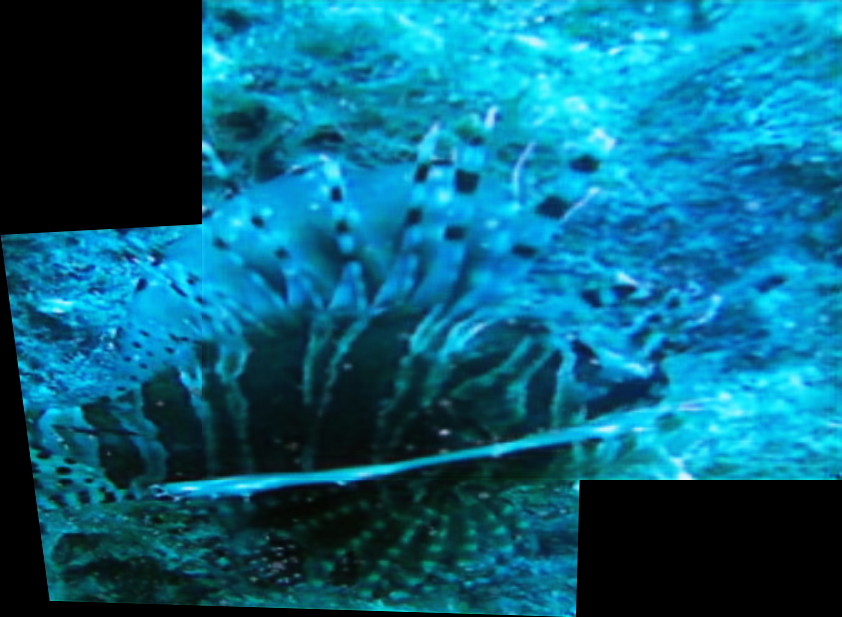
#> input picture data/stitched/1012939341_stitched.png, 842 x 617 px
$ python -i metrics.py   (imports and definitions only)   (older library calls are emulated)
#> lines starting #> are read from the running program, lines starting #| are printed output that depends on the picture
#> further down, picture is the input picture: shape (617, 842, 3); mean B, G, R 127, 99.1, 9.4
"""
评估指标计算模块，包括PSNR, SSIM, CE, UIQM等
"""

import os
import cv2
import numpy as np
import tensorflow as tf
from skimage.metrics import structural_similarity as ssim
from scipy import ndimage


# [64 lines left out: functions compute_psnr, compute_ssim, not called in this run]


def compute_ce(img):
    """
    计算CE (对比度熵)，水下图像特有的质量指标

    参数:
        img: 输入图像 (numpy数组，取值范围0-255)

    返回:
        CE值 (越低越好)
    """
    # 确保图像类型为uint8
    if img.dtype != np.uint8:
        img = np.clip(img * 255.0 if img.max() <= 1.0 else img, 0, 255).astype(np.uint8)

    # 转换为灰度图
    if len(img.shape) == 3:
        img_gray = cv2.cvtColor(img, cv2.COLOR_BGR2GRAY)
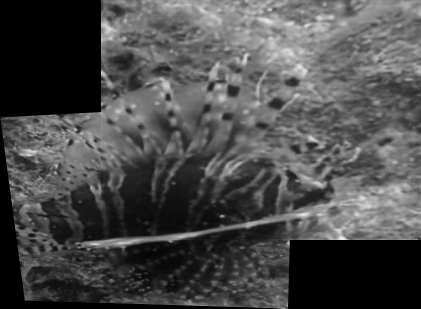
#> img_gray: shape (617, 842) (shown at 1/2 size); min 0, max 243, mean 75.5
    else:
        img_gray = img

    # 计算梯度
    sobel_x = cv2.Sobel(img_gray, cv2.CV_64F, 1, 0, ksize=3)
    sobel_y = cv2.Sobel(img_gray, cv2.CV_64F, 0, 1, ksize=3)
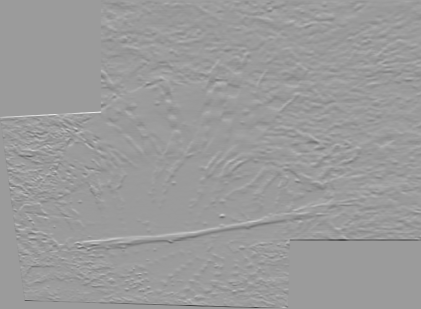
#> sobel_y: shape (617, 842) float64 (shown at 1/2 size); min -969, max 622, mean -1.2; drawn with min black and max white

    # 计算梯度幅值
    gradient_magnitude = np.sqrt(sobel_x ** 2 + sobel_y ** 2)
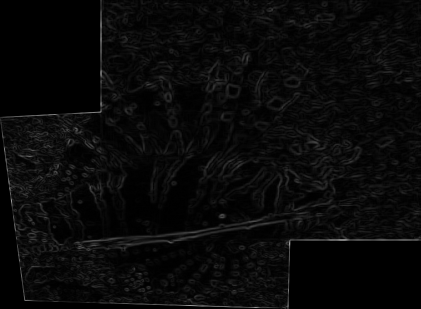
#> gradient_magnitude: shape (617, 842) float64 (shown at 1/2 size); min 0, max 969, mean 35.4; drawn with min black and max white

    # 将梯度幅值归一化到[0,1]
    if np.max(gradient_magnitude) > 0:
        gradient_magnitude = gradient_magnitude / np.max(gradient_magnitude)

    # 计算直方图
    hist, _ = np.histogram(gradient_magnitude, bins=256, range=(0, 1))
#> hist = 256 values, max 106445 at index 0, min 0 at index 179, mean 2029.4
    hist = hist / np.sum(hist)
#> hist = 256 values, max 0.205 at index 0, min 0 at index 179, mean 0.00391

    # 计算熵
    entropy = -np.sum(hist * np.log2(hist + 1e-10))
#> entropy = 4.57

    return entropy


def compute_uiqm(img):
    """
    计算UIQM (水下图像质量评价指标)

    参数:
        img: 输入图像 (numpy数组，取值范围0-255)

    返回:
        UIQM值 (越高越好)
    """
    # 确保图像类型为uint8
    if img.dtype != np.uint8:
        img = np.clip(img * 255.0 if img.max() <= 1.0 else img, 0, 255).astype(np.uint8)

    # 参数
    c1 = 0.0282
    c2 = 0.2953
    c3 = 3.5753

    # 转换为LAB颜色空间
    img_lab = cv2.cvtColor(img, cv2.COLOR_BGR2LAB)
#> img_lab: shape (617, 842, 3); mean of channels 0, 1, 2 96.6, 116.5, 107.2

    # 计算UICM (颜色丰富度)
    l, a, b = cv2.split(img_lab)
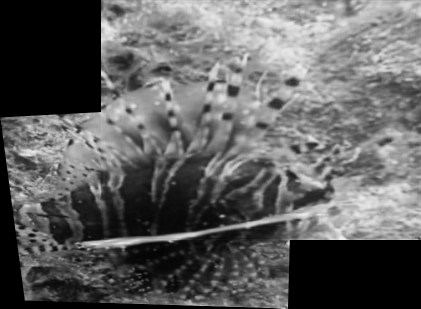
#> l: shape (617, 842) (shown at 1/2 size); min 0, max 246, mean 96.6
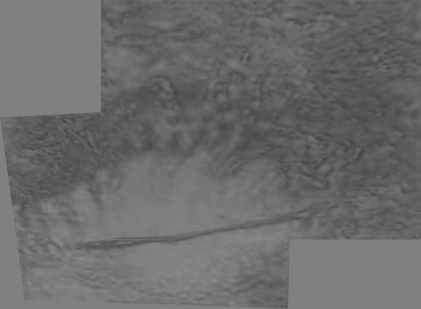
#> b: shape (617, 842) (shown at 1/2 size); min 66, max 139, mean 107.2
    a_mean, a_var = np.mean(a), np.var(a)
#> a_mean = 116.5; a_var = 118.1
    b_mean, b_var = np.mean(b), np.var(b)
#> b_mean = 107.2; b_var = 253.3
    a_kurt = np.mean(((a - a_mean) / np.sqrt(a_var + 1e-10)) ** 4) - 3
#> a_kurt = -0.484
    b_kurt = np.mean(((b - b_mean) / np.sqrt(b_var + 1e-10)) ** 4) - 3
#> b_kurt = -1.39
    uicm = -0.0268 * np.sqrt(a_var + b_var) + 0.1586 * np.sqrt(np.abs(a_kurt) + np.abs(b_kurt))
#> uicm = -0.3

    # 计算UISM (锐度)
    sobel_operator = np.array([[-1, 0, 1], [-2, 0, 2], [-1, 0, 1]])

    def compute_contrast(band):
        gx = ndimage.convolve(band.astype(np.float64), sobel_operator)
        gy = ndimage.convolve(band.astype(np.float64), sobel_operator.T)
        return np.sqrt(gx ** 2 + gy ** 2 + 1e-10)

    l_contrast = compute_contrast(l)
    a_contrast = compute_contrast(a)
    b_contrast = compute_contrast(b)
#> in compute_contrast (call 3), `gy = ndimage.convolve(band.astype(np.float64), sobel_operator.T)`:
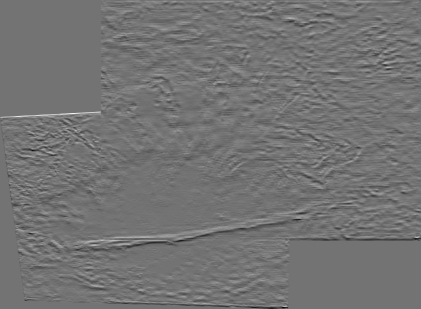
#> gy: shape (617, 842) float64 (shown at 1/2 size); min -125, max 150, mean -0.2; drawn with min black and max white
#> in compute_contrast (call 3), `return np.sqrt(gx ** 2 + gy ** 2 + 1e-10)`:
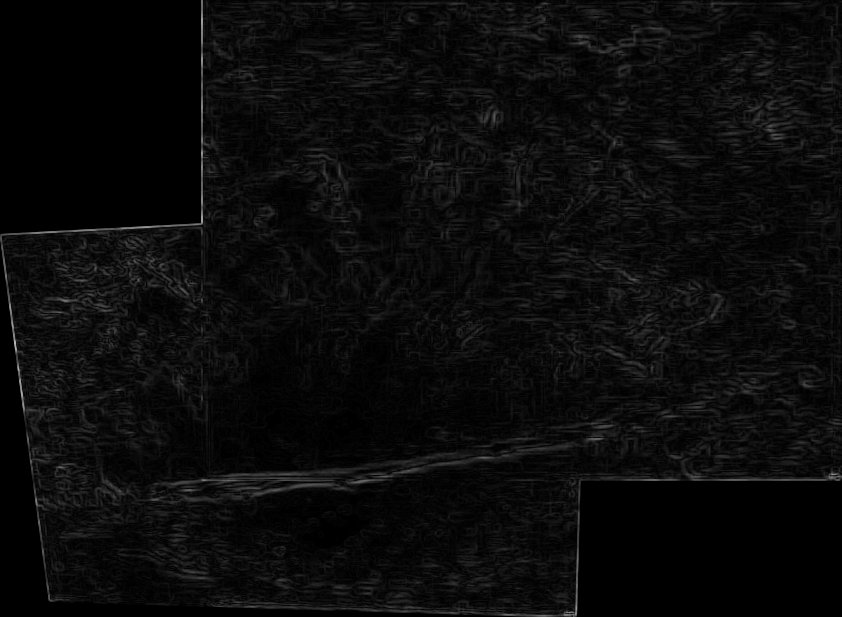
#> returned value: shape (617, 842) float64; min 1e-05, max 185, mean 11

    l_contrast_mean = np.mean(l_contrast)
#> l_contrast_mean = 43.69
    a_contrast_mean = np.mean(a_contrast)
#> a_contrast_mean = 14.01
    b_contrast_mean = np.mean(b_contrast)
#> b_contrast_mean = 11.01

    uism = 0.299 * l_contrast_mean + 0.587 * a_contrast_mean + 0.114 * b_contrast_mean
#> uism = 22.54

    # 计算UIConM (对比度)
    l_norm = l / 255.0
    l_mean = np.mean(l_norm)
#> l_mean = 0.379
    uiconm = np.log(np.abs(np.sum(l_norm - l_mean) ** 2) / (l.size * (1 - l_mean) ** 2 + 1e-10))
#> uiconm = -60.09

    # 计算UIQM
    uiqm = c1 * uicm + c2 * uism + c3 * uiconm
#> uiqm = -208.2

    return uiqm


def compute_metrics(img, reference_img=None):
    """
    计算所有指标

    参数:
        img: 输入图像
        reference_img: 参考图像 (如果提供则计算PSNR和SSIM)

    返回:
        包含所有指标的字典
    """
    metrics = {}

    # 计算无参考指标
    metrics['ce'] = compute_ce(img)
    metrics['uiqm'] = compute_uiqm(img)

    # 计算有参考指标
    if reference_img is not None:
        metrics['psnr'] = compute_psnr(img, reference_img)
        metrics['ssim'] = compute_ssim(img, reference_img)

    return metrics

>>> import cv2
>>> picture = cv2.imread('../data/stitched/1012939341_stitched.png')
>>> result = compute_metrics(picture)
#> result = {'ce': 4.57, 'uiqm': -208.2}

$ run again, on data/stitched/1013803208_stitched.png
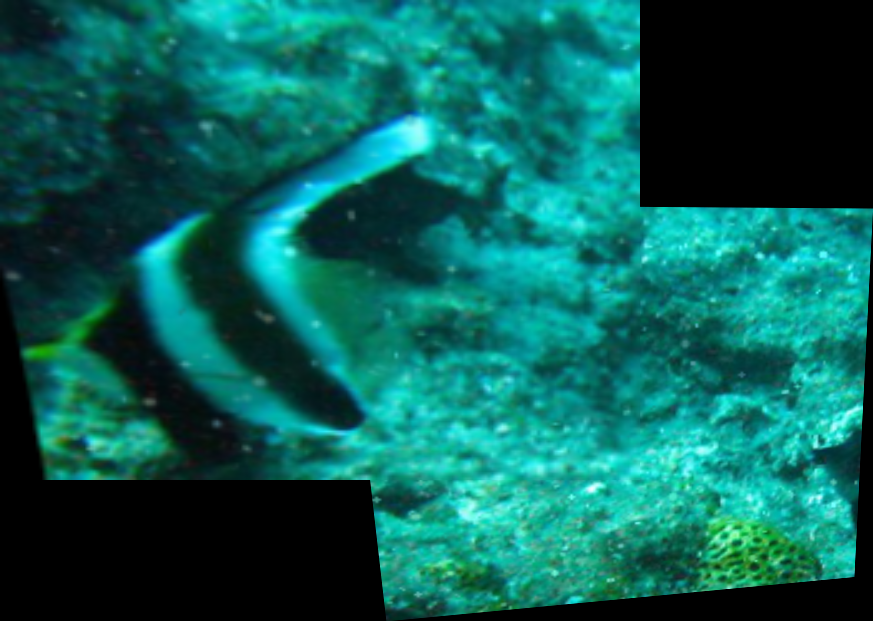
#> input picture data/stitched/1013803208_stitched.png, 873 x 621 px
#> picture is the input picture: shape (621, 873, 3); mean B, G, R 87.9, 95.8, 10.1
#> in compute_ce, `hist, _ = np.histogram(gradient_magnitude, bins=256, range=(0, 1))`: hist = 256 values, max 128773 at index 0, min 0 at index 201, mean 2117.7
#> in compute_ce, `hist = hist / np.sum(hist)`: hist = 256 values, max 0.238 at index 0, min 0 at index 201, mean 0.00391
#> entropy = 4.46
#> img_lab: shape (621, 873, 3); mean of channels 0, 1, 2 90.3, 105.2, 126.1
#> in compute_uiqm, `l, a, b = cv2.split(img_lab)`:
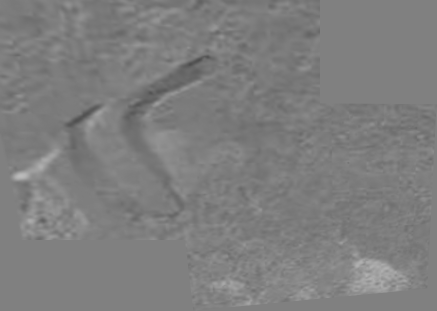
#> b: shape (621, 873) (shown at 1/2 size); min 76, max 188, mean 126.1
#> a_mean = 105.2; a_var = 266.2
#> b_mean = 126.1; b_var = 58.97
#> a_kurt = -1.33
#> b_kurt = 7.23
#> uicm = -0.0193
#> in compute_contrast (call 3), `return np.sqrt(gx ** 2 + gy ** 2 + 1e-10)`:
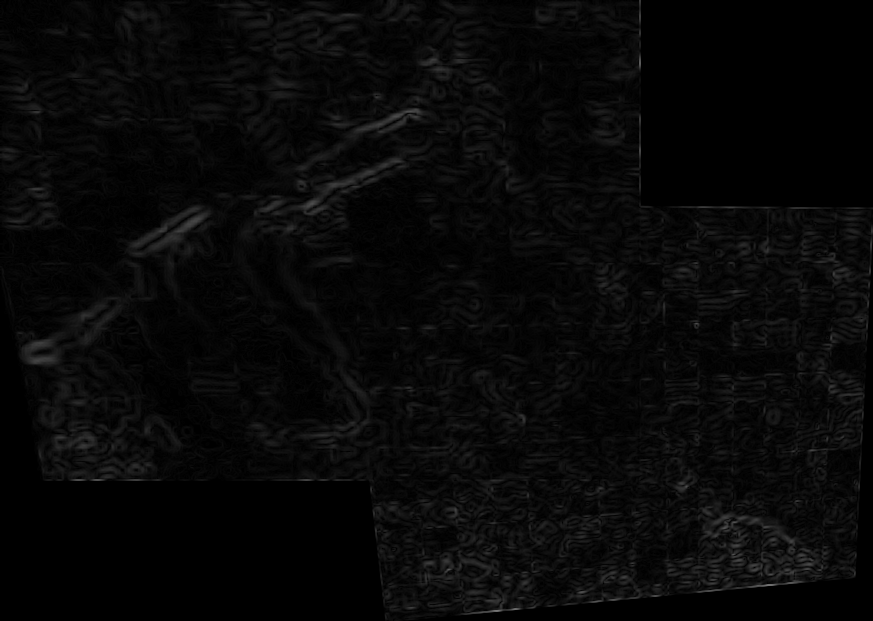
#> returned value: shape (621, 873) float64; min 1e-05, max 119.5, mean 8
#> l_contrast_mean = 31.94
#> a_contrast_mean = 8.94
#> b_contrast_mean = 8
#> uism = 15.71
#> l_mean = 0.354
#> uiconm = -59.48
#> uiqm = -208
#> result = {'ce': 4.46, 'uiqm': -208}

$ run again, on data/stitched/101397851_stitched.png
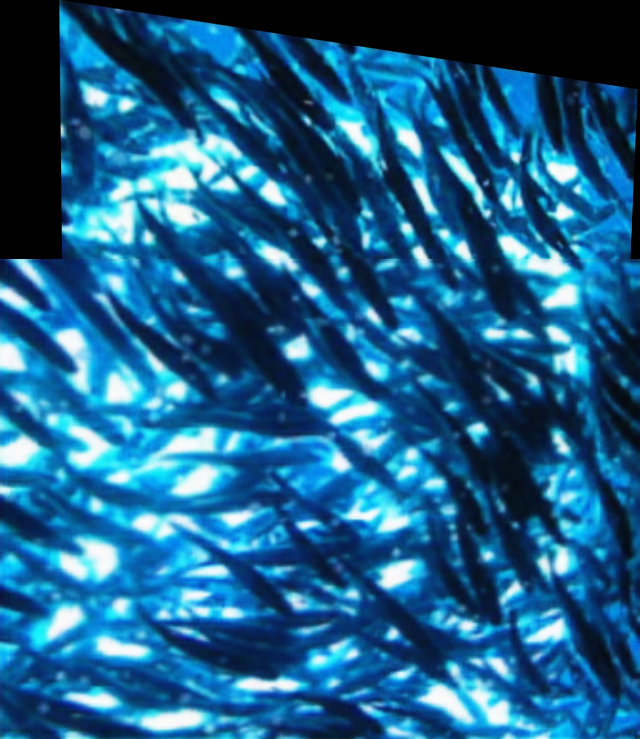
#> input picture data/stitched/101397851_stitched.png, 640 x 739 px
#> picture is the input picture: shape (739, 640, 3); mean B, G, R 138.8, 96.4, 29.7
#> in compute_ce, `hist, _ = np.histogram(gradient_magnitude, bins=256, range=(0, 1))`: hist = 256 values, max 52167 at index 0, min 0 at index 163, mean 1847.5
#> in compute_ce, `hist = hist / np.sum(hist)`: hist = 256 values, max 0.11 at index 0, min 0 at index 163, mean 0.00391
#> entropy = 5.49
#> img_lab: shape (739, 640, 3); mean of channels 0, 1, 2 97.1, 126.1, 99.4
#> in compute_uiqm, `l, a, b = cv2.split(img_lab)`:
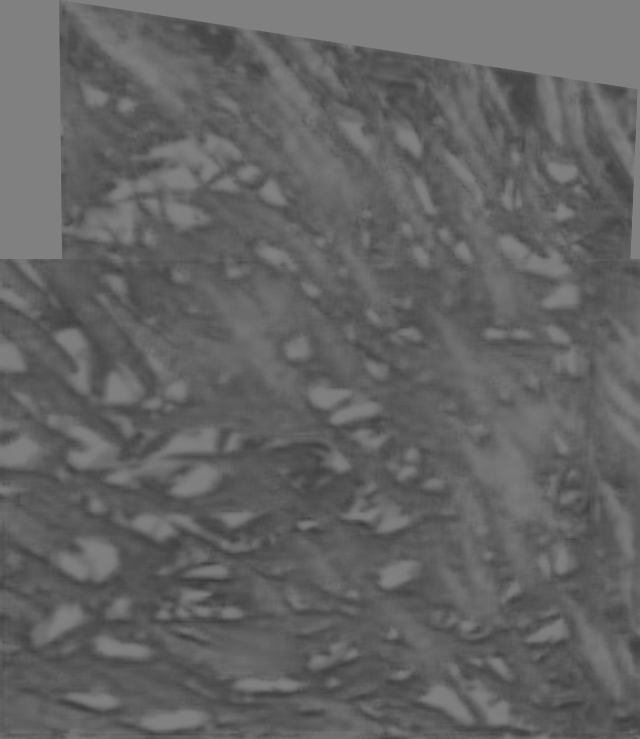
#> b: shape (739, 640); min 59, max 131, mean 99.4
#> a_mean = 126.1; a_var = 128.4
#> b_mean = 99.41; b_var = 217.8
#> a_kurt = 0.604
#> b_kurt = -0.544
#> uicm = -0.329
#> in compute_contrast (call 3), `return np.sqrt(gx ** 2 + gy ** 2 + 1e-10)`:
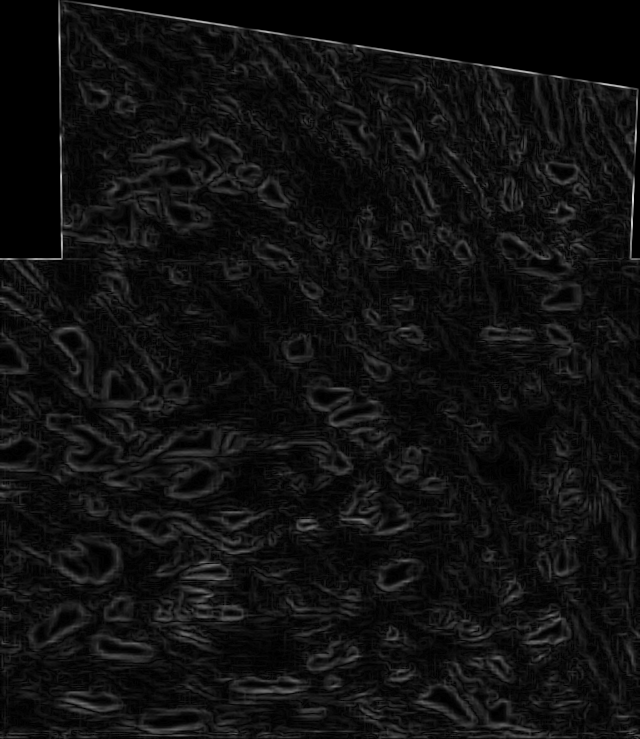
#> returned value: shape (739, 640) float64; min 1e-05, max 218, mean 16.6
#> l_contrast_mean = 62.46
#> a_contrast_mean = 19.25
#> b_contrast_mean = 16.56
#> uism = 31.86
#> l_mean = 0.381
#> uiconm = -58.04
#> uiqm = -198.1
#> result = {'ce': 5.49, 'uiqm': -198.1}
